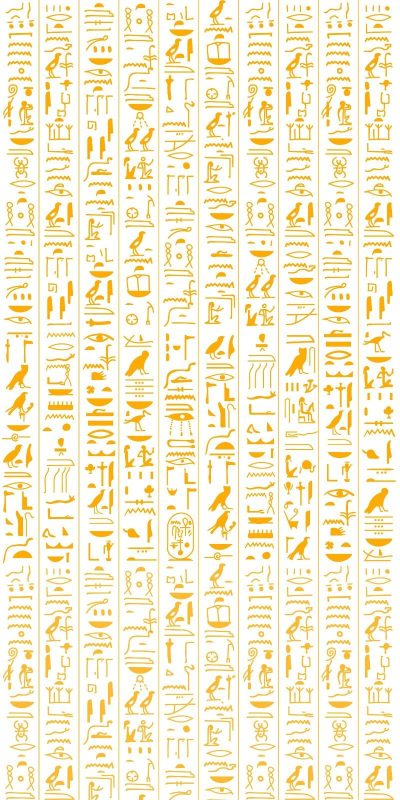
#> input picture UI-skitch/d28d177091c421015cec2853c28db9d0.jpg, 800 x 1600 px, given in place of after.png, which was not available (shown at 1/2 size)
$ python cut_part.py ../../UI-skitch --out out.png
#> lines starting #> are read from the running program, lines starting #| are printed output that depends on the picture; after the words box and inside, x2 and y2 are one past the last pixel; in counts of white or black regions, pixels touching at a corner belong together
"""A part from words gets a picture of its own: what the picture AI painted, cut out of the edit's AFTER picture.

make_edit.py --prompt paints the words onto the model's front picture; what differs from the BEFORE picture is the 2D
mask. A part made that way had only that one front and was built from noise inside the model: cora's tiara came out
as a thin ring of wires (Nov 19, part 27). A part with a picture of its own goes the way that worked for the toaster's
book instead: its other sides from the picture AI, its own 3D model, placed in 3D, only the details step on it, its
colours from its own model. This writes that picture (the part on grey, square, with a margin) and a data sheet as
data_sheet.py writes one, so the flow's part nodes take it as they take an uploaded picture.

    python scripts/inpainting/cut_part.py outputs/x/work/03_edit/<id> --out outputs/x/work/03a_cut/<id> [--what "a golden tiara"]
"""
import argparse
import json
import os

import numpy as np
from PIL import Image
from scipy import ndimage

GREY = (190, 190, 192)


def main():
    parser = argparse.ArgumentParser(description="the painted part cut out of the edit's AFTER picture")
    parser.add_argument("edit", help="the folder make_edit.py wrote (after.png, mask.png, edit.json)")
    parser.add_argument("--out", required=True)
    parser.add_argument("--what", default="", help="what the part is (the data sheet's what); default the edit's prompt")
    parser.add_argument("--margin", type=float, default=0.15, help="room around the part, a share of its size")
    parser.add_argument("--change", type=int, default=60, help="a pixel of the mask is the part only if it changed this much "
                        "(the sum of R, G and B differences to the BEFORE picture)")
    args = parser.parse_args()
    os.makedirs(args.out, exist_ok=True)
    after = np.asarray(Image.open(os.path.join(args.edit, "after.png")).convert("RGB"))
#> after is the input picture: shape (1600, 800, 3); mean R, G, B 248.5, 239.5, 210.2
    mask = np.asarray(Image.open(os.path.join(args.edit, "mask.png")).convert("L")) > 127
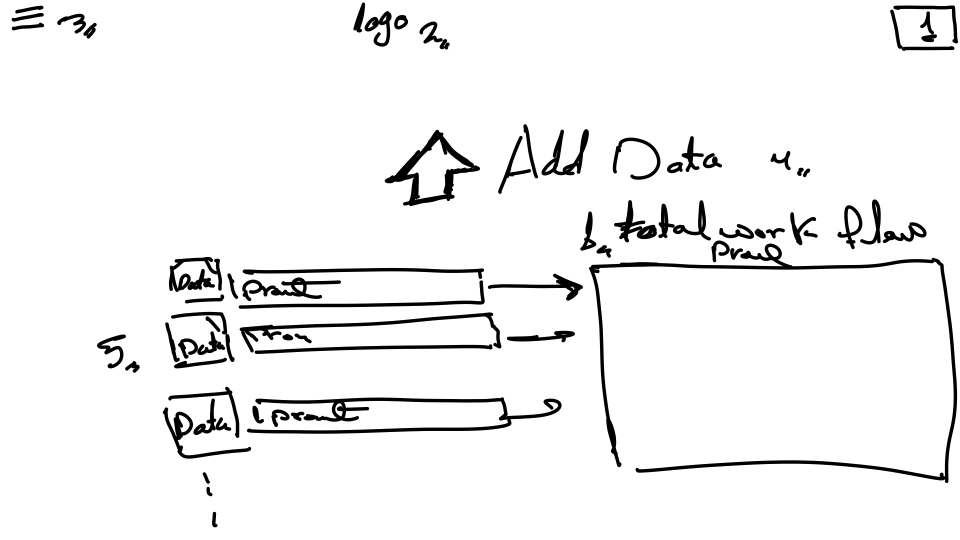
#> input picture UI-skitch/main- panal.png, 1920 x 1080 px, given in place of mask.png, which was not available (shown at 1/2 size)
#> mask: shape (1080, 1920) bool; 94.9% white; 67 black regions, largest, box (x1, y1, x2, y2) and area: (1178, 487, 1914, 966) 16811, (494, 795, 1123, 868) 10295, (769, 260, 960, 412) 6503
    before = os.path.join(args.edit, "before.png")
    if os.path.isfile(before):  # only what really changed: the hair under cora's tiara was in the mask, barely changed,
        # and came along as a black base on every side the picture AI then drew (Nov 19)
        change = np.abs(after.astype(int) - np.asarray(Image.open(before).convert("RGB")).astype(int)).sum(-1)
        changed = ndimage.binary_closing(mask & (change > args.change), iterations=2) & mask
        mask = changed if changed.sum() > 0.3 * mask.sum() else mask
    labels, count = ndimage.label(mask)
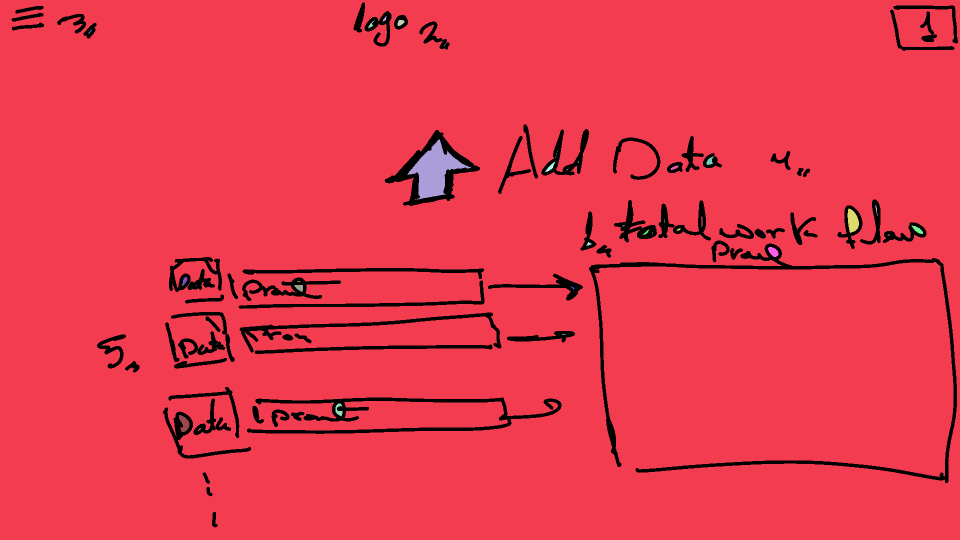
#> labels: shape (1080, 1920) int32 (shown at 1/2 size); 63 distinct labels, from 0 to 62; one colour per label, 0 black
#> count = 62
    if not count:
        raise SystemExit("the edit's mask is empty: nothing was painted")
    sizes = ndimage.sum(mask, labels, range(1, count + 1))
#> sizes = 62 values, max 1957762 at index 0, min 1 at index 3, mean 31725.3
    mask = np.isin(labels, 1 + np.nonzero(sizes >= 0.05 * sizes.max())[0])  # specks the picture AI changed by the way go
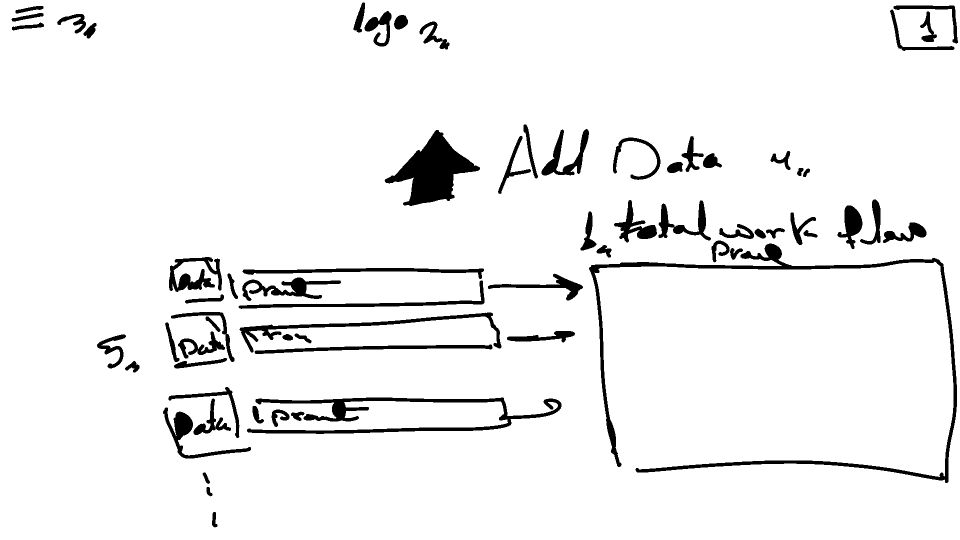
#> mask: shape (1080, 1920) bool (shown at 1/2 size); 94.4% white; 67 black regions, largest, box (x1, y1, x2, y2) and area: (1178, 487, 1914, 966) 17095, (769, 260, 960, 412) 12674, (494, 795, 1123, 868) 10486
    ys, xs = np.nonzero(mask)
    side = max(np.ptp(ys), np.ptp(xs)) * (1 + 2 * args.margin)
#> side = 2494.7
    middle = ((ys.min() + ys.max()) / 2, (xs.min() + xs.max()) / 2)
#> middle = (539.5, 959.5)
#> (the run stopped early here; a loop or call above may not have finished)
